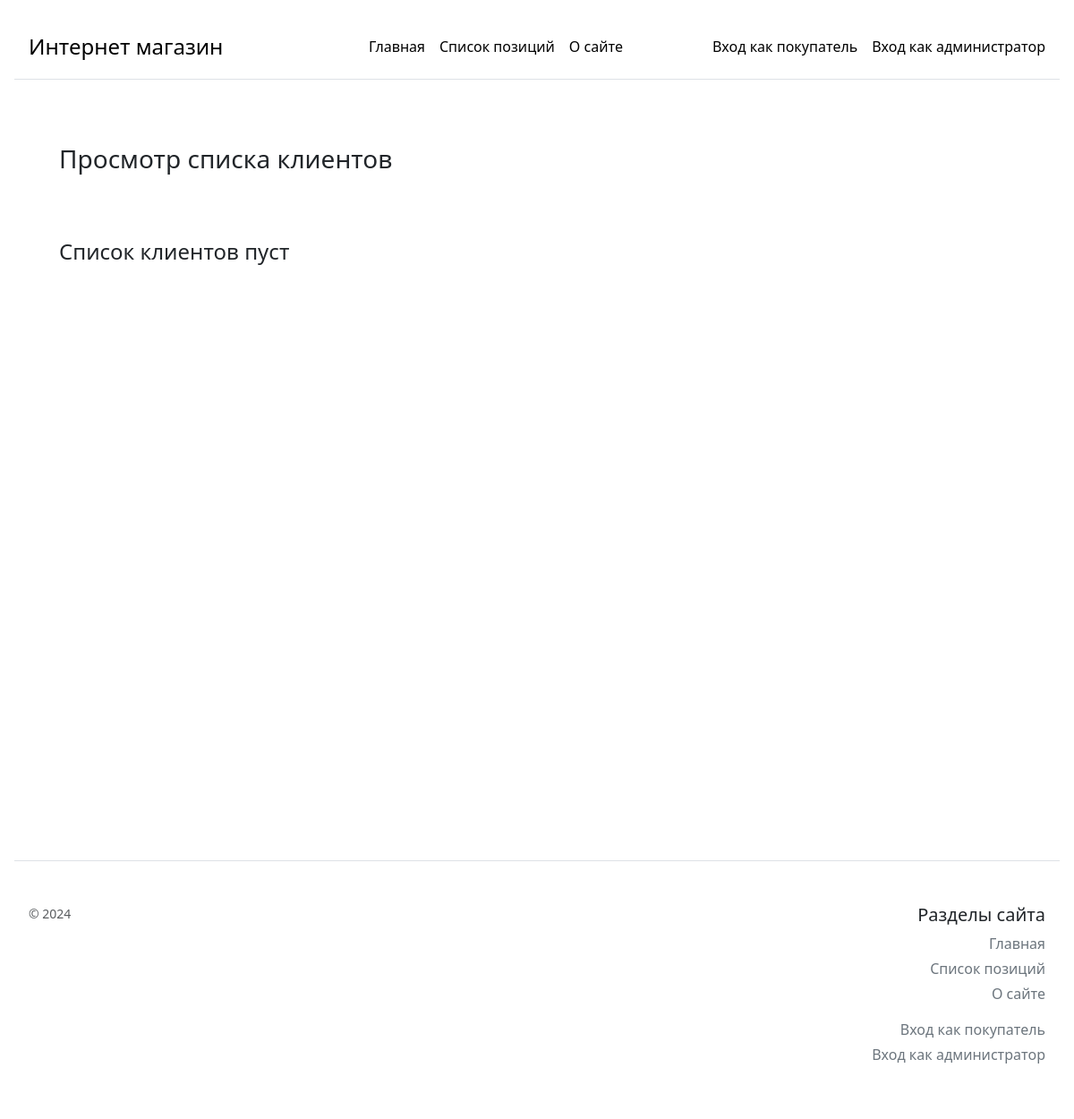
Page /clients_list on the earlier database version.
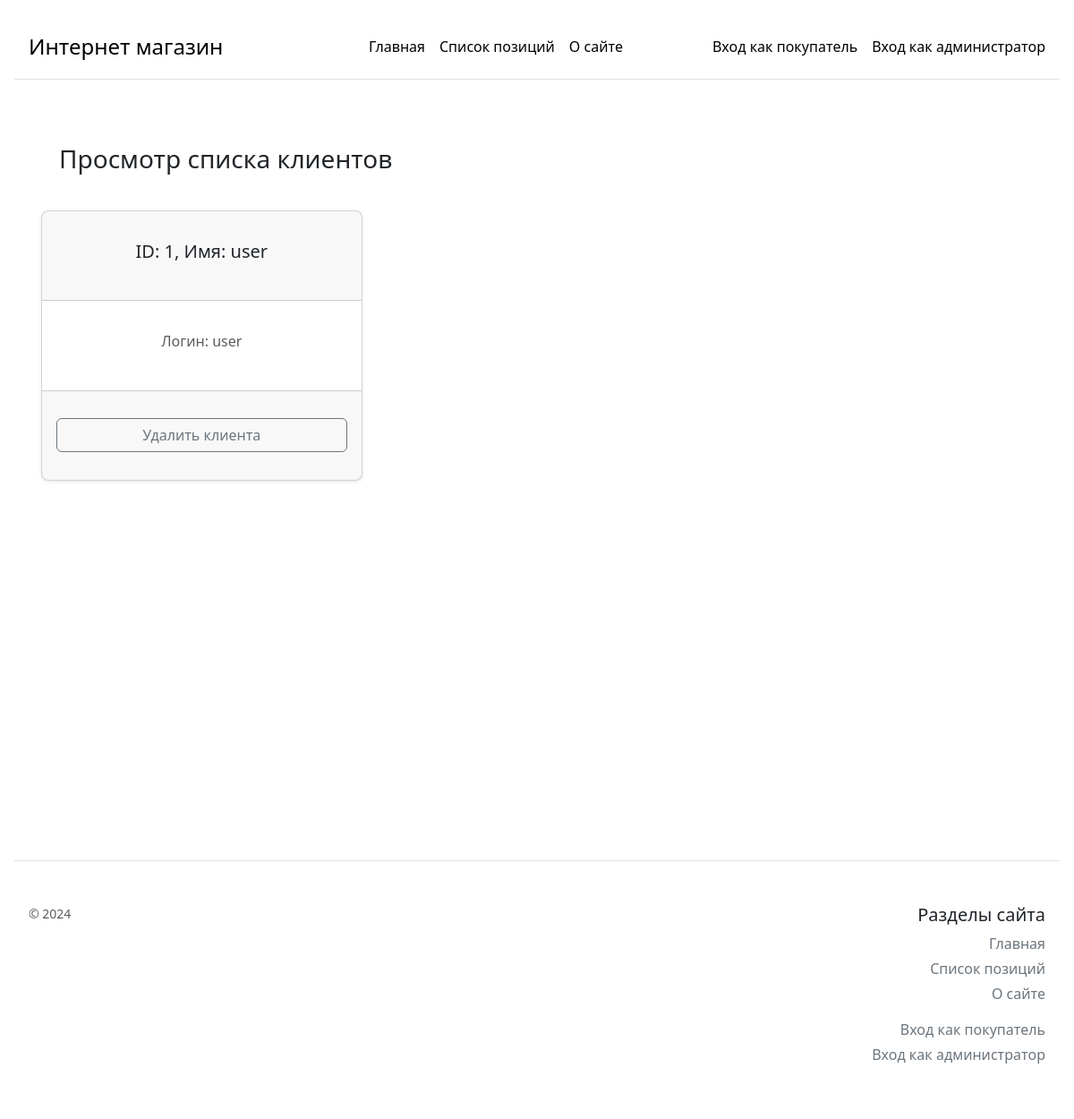
Same page on the later database version.
### models/client.py (models this page shows, shortened)
    class ClientModel(db.Model):
        __tablename__ = 'clients'
        id = db.Column(db.Integer(), primary_key=True)
        name = db.Column(db.String(100), unique=True, nullable=False)
        login = db.Column(db.String(50), unique=True, nullable=False)
        email = db.Column(db.String(100), unique=True, nullable=False)
        password_hash = db.Column(db.String(100), unique=False, nullable=False)

### main.py (the view)
@app.route('/clients_list', methods=['POST', 'GET'])
def clientsList():
    return clientsListHandler(ClientModel, db, autorization, basket)

### route_handlers/clients_list.py (called while the page is built)
def clientsListHandler(ClientModel, db: SQLAlchemy, autorization, basket):
    if request.method == 'POST':
        clientId = request.form.get('id')
        client = ClientModel.query.filter_by(id=clientId).first()
        if (client != None):
            db.session.delete(client)
            db.session.commit()
    ClientsFromQuery = ClientModel.query.all()
    clients = []
    for client in ClientsFromQuery:
        clients.append({
            'id': client.id,
            'name': client.name,
            'login': client.login
        })
    return render_template('clients_list.html', clients=clients, autorization=autorization, basket=basket)

### templates/clients_list.html (shortened to what this page needs)
{% extends 'template.html' %}
{% block body %}
<div class="row p-3">
    <div class="col p-3">
        <h3>Просмотр списка клиентов</h3>
    </div>
</div>
{% if clients|length == 0 %}
<div class="row p-3">
    <div class="col p-3">
        <h4>Список клиентов пуст</h4>
    </div>
</div>
{% endif %}
<form method="post">
    <div class="row row-cols-1 row-cols-md-3 mb-3 text-center g-3">
        {% for client in clients %}
        <div class="col">
            <div class="card mb-3 rounded-3 shadow-sm text-center">
                <div class="card-header"
                    style="min-height: 100px; display: flex; align-items: center; justify-content: center;">
                    <h5>ID: {{ client['id'] }}, Имя: {{ client['name'] }}</h5>
                </div>
                <div class="card-body text-muted"
                    style="min-height: 100px; display: flex; align-items: center; justify-content: center;">
                    <h6>Логин: {{ client['login'] }}</h6>
                </div>
                <div class="card-footer"
                    style="min-height: 100px; display: flex; align-items: center; justify-content: center;">
                    <button type="button" class="w-100 btn btn-m btn-outline-secondary" data-bs-toggle="modal"
                        data-bs-target="#modal_{{ client['id'] }}">Удалить клиента</button>
                </div>
            </div>
        </div>
        {% endfor %}
    </div>
</form>
{% endblock %}

Differences in the rows shown:
added ClientModel: id "1", name "user", login "user"
Other differences:
text no longer shown: "Список клиентов пуст"
